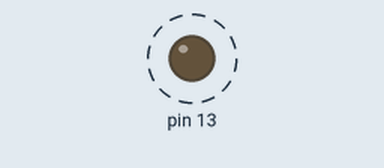
Recording of a sketch running on a simulated Arduino Uno, built with avr-gcc and run on an emulated ATmega328P. Shown: output pins drawn as LEDs (lit = HIGH). Dashed ring = blinking.

Above: at 0.02 s.
Timing chart, 0 to 3.0 s (numbered marks = the images above):
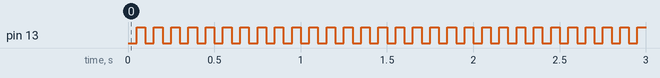

The sketch:

sketch_may09b.ino
```cpp
int F=50;
int I=50;
void setup() {
  // put your setup code here, to run once:
  pinMode(13,OUTPUT);

}

void loop() {
  // put your main code here, to run repeatedly:
digitalWrite(13,LOW);
delay(F);
digitalWrite(13,HIGH);
delay(I);

}
```

Measured:
- by itself, pin 13: alternates HIGH for 0.05 s and LOW for 0.05 s
